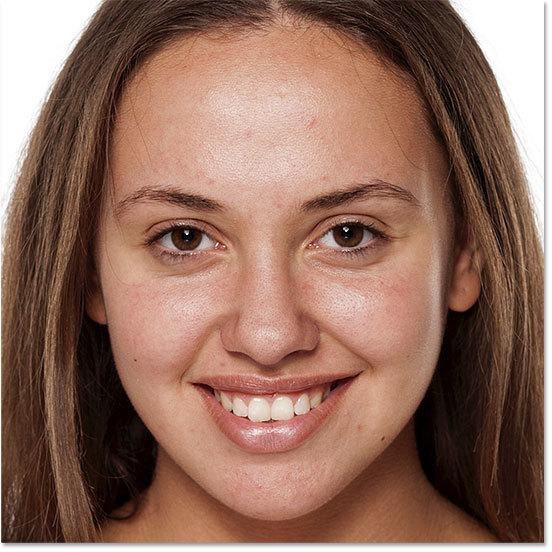
#> input picture pic/woman.jpg, 552 x 552 px, found by its file name
$ python '均值滤波.py'
#> lines starting #> are read from the running program, lines starting #| are printed output that depends on the picture
# _*_ coding:utf-8 _*_
import cv2
import numpy as np
from matplotlib import pyplot as plt
plt.rcParams['font.sans-serif']=['SimHei']#用来正常显示中文标签

img=cv2.imread('woman.jpg')
#> img is the input picture: shape (552, 552, 3); mean B, G, R 94.4, 109.2, 145.8
(r, g, b)=cv2.split(img)
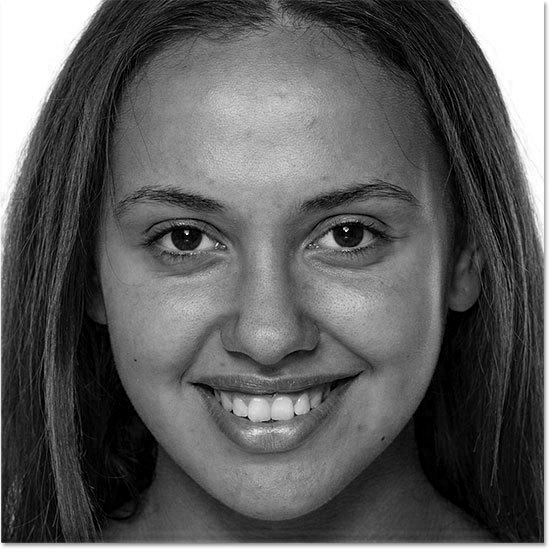
#> r: shape (552, 552); min 0, max 255, mean 94.4
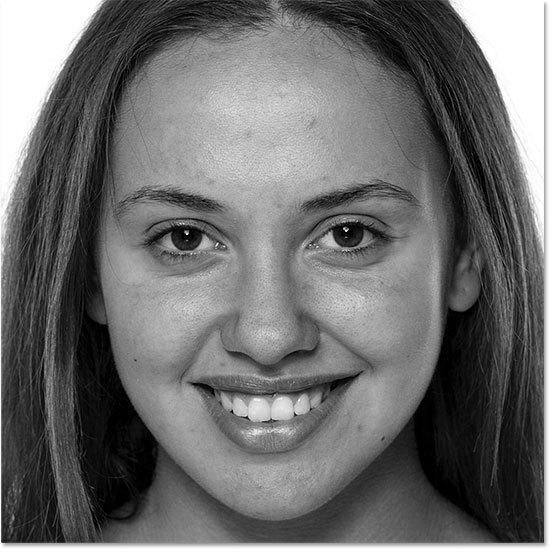
#> g: shape (552, 552); min 0, max 255, mean 109.2
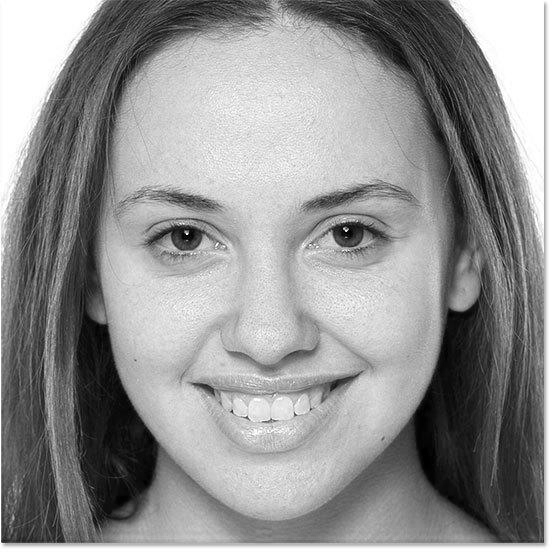
#> b: shape (552, 552); min 0, max 255, mean 145.8
img=cv2.merge([b,g,r])

#均值滤波
res = cv2.blur(img,(3,3))

newimg=np.zeros(img.shape,np.uint8)

row,col,channel=img.shape
#> row = 552; col = 552; channel = 3

for i in range(row):
    for j in range(col):
        if i-1>=0 and j-1>=0 and i+1<row and j+1<col:
            temp1=int(img[i - 1, j - 1, 0]) + int(img[i - 1, j, 0]) + int(img[i - 1, j + 1, 0]) + int(img[i, j - 1, 0])+ int(img[i, j, 0]) + int(img[i, j + 1, 0]) + int(img[i + 1, j - 1, 0]) + int(img[i + 1, j, 0]) + int(img[
                 i + 1, j + 1, 0])
            newimg[i, j, 0] = int(temp1 / 9)

            temp2=int(img[i - 1, j - 1, 1]) + int(img[i - 1, j, 1]) + int(img[i - 1, j + 1, 1]) + int(img[i, j - 1, 1])+ int(img[i, j, 1]) + int(img[i, j + 1, 1]) + int(img[i + 1, j - 1, 1]) + int(img[i + 1, j, 1]) + int(img[
                  i + 1, j + 1, 1])
            newimg[i, j, 1] = int(temp2/ 9)

            temp3=int(img[i - 1, j - 1, 2]) + int(img[i - 1, j, 2]) + int(img[i - 1, j + 1, 2]) + int(img[i, j - 1, 2])+ int(img[i, j, 2]) + int(img[i, j + 1, 2]) + int(img[i + 1, j - 1, 2]) + int(img[i + 1, j, 2]) + int(img[
                 i + 1, j + 1, 2])
            newimg[i, j, 2] = int(temp3 / 9)
        else:
            newimg[i, j, 0] = img[i, j, 0]
            newimg[i, j, 1] = img[i, j, 1]
            newimg[i, j, 2] = img[i, j, 2]

plt.subplot(131),plt.imshow(img),plt.title(u'原始图像')
plt.xticks([]), plt.yticks([])
plt.subplot(132),plt.imshow(res),plt.title(u'opencv均值滤波')
plt.xticks([]), plt.yticks([])
plt.subplot(133),plt.imshow(newimg),plt.title(u'实现均值滤波')
plt.xticks([]), plt.yticks([])
plt.show()
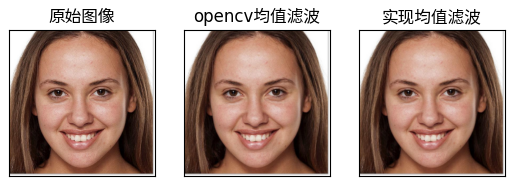
#> figure drawn by matplotlib, 3 panels

$ run again, with pic/animals.jpg copied over pic/woman.jpg
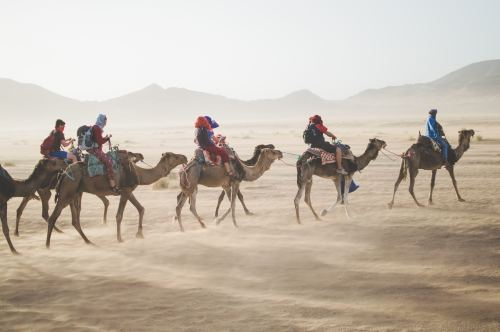
#> input picture pic/animals.jpg, 500 x 332 px, found by its file name
#> img is the input picture: shape (332, 500, 3); mean B, G, R 169.7, 182.6, 193.8
#> `(r, g, b)=cv2.split(img)`:
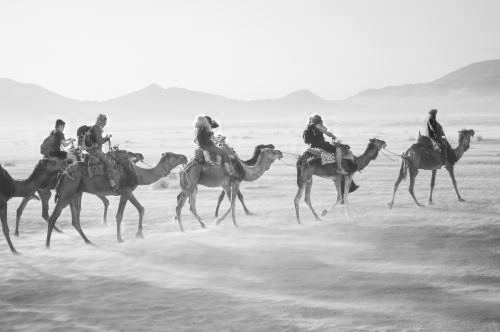
#> b: shape (332, 500); min 23, max 255, mean 193.8
#> `plt.show()`:
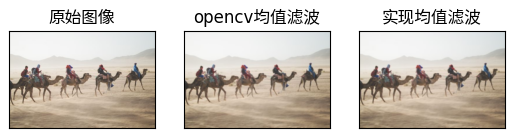
#> figure drawn by matplotlib, 3 panels

$ run again, with pic/bicycle.jpg copied over pic/woman.jpg
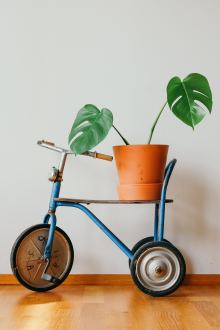
#> input picture pic/bicycle.jpg, 220 x 330 px, found by its file name
#> img is the input picture: shape (330, 220, 3); mean B, G, R 155.8, 173.2, 184.7
#> `(r, g, b)=cv2.split(img)`:
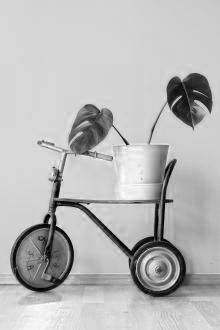
#> b: shape (330, 220); min 0, max 255, mean 184.7
#> `res = cv2.blur(img,(3,3))`:
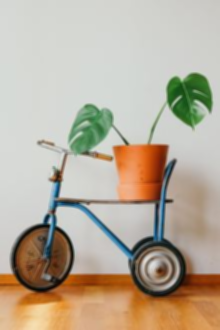
#> res: shape (330, 220, 3); mean R, G, B 184.7, 173.2, 155.8

$ run again, with pic/bird.jpg copied over pic/woman.jpg
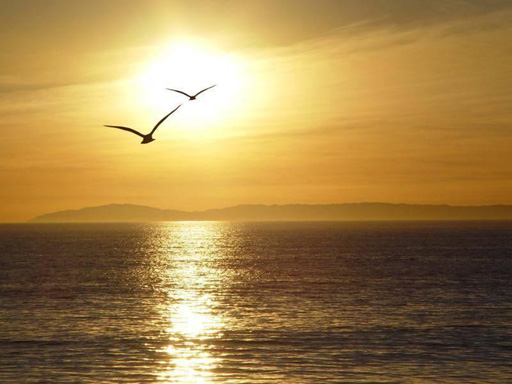
#> input picture pic/bird.jpg, 512 x 384 px, found by its file name
#> img is the input picture: shape (384, 512, 3); mean B, G, R 77.3, 132.3, 164.3
#> `(r, g, b)=cv2.split(img)`:
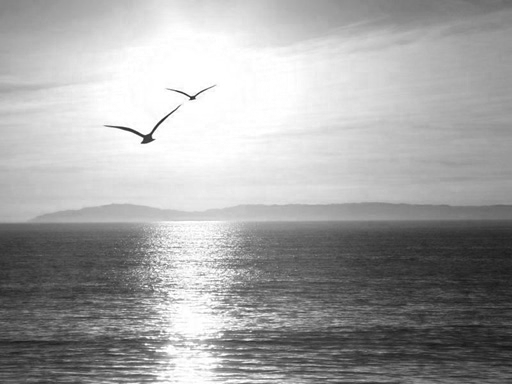
#> b: shape (384, 512); min 22, max 255, mean 164.3
#> `plt.show()`:
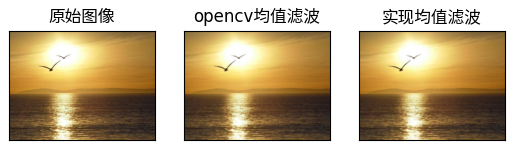
#> figure drawn by matplotlib, 3 panels
